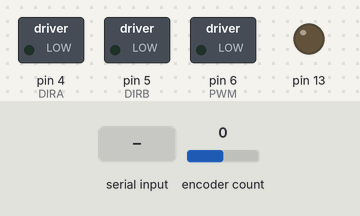
The sketch below on a simulated Arduino Uno, built with avr-gcc and run on an emulated ATmega328P. Parts: switched loads named in the sketch (green lamp = pin HIGH), output pins drawn as LEDs (lit = HIGH). The test bench sets the inputs (shaded band); at power-on: encoder count 0. What the sketch prints to the serial monitor is not drawn.

Above: at 1.2 s.
1.3 s: "0\n" received over Serial
At 2.2 s:
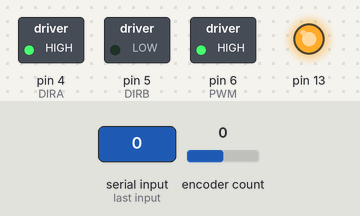
4.3 s: "90,45\n" received over Serial
At 5.9 s:
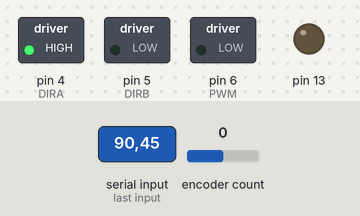
6.2 s: "3\n" received over Serial
At 8.8 s:
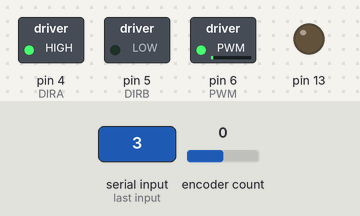
9.2 s: "1\n" received over Serial
At 14.2 s:
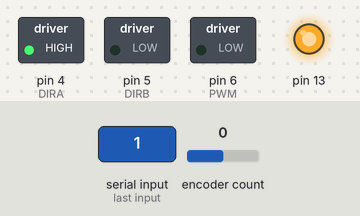
Timing chart, 0 to 15.7 s (numbered marks = the images above; inputs shaded):
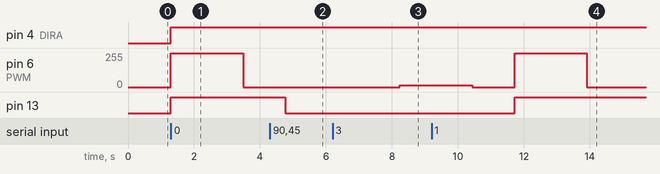

The sketch:

MotorControl.ino
```cpp
#define ENCODER_OPTIMIZE_INTERRUPTS
#include <Encoder.h>

#define PWM 6
#define DIRA 4
#define DIRB 5
#define ENCA 2
#define ENCB 3

Encoder motor(ENCA, ENCB);

const int simulationTime = 2000;
const int deltaT = 10;
int Data[simulationTime/deltaT];
int Time[simulationTime/deltaT];
unsigned long tSimPastEncoder = 0;

unsigned long tPast = 0;
long lastPulse = 0;
long nPulseTurn = 1200;

void setup() {
  Serial.begin(9600);
  pinMode(DIRA,OUTPUT);
  pinMode(DIRB,OUTPUT);
  pinMode(13,OUTPUT);
  initialize();
}

void loop() {
  int type = 2;
  long setPoint;
  float kp, ki, kd;

  while(!Serial.available());
  digitalWrite(13,LOW);
  readMensage(&type, &setPoint, &kp, &ki, &kd);
  PID(type,setPoint,kp,ki,kd);
  sendMensage(type);
}

void initialize(){
  for(int index = 0; index < simulationTime/deltaT; index++){
    Time[index] = deltaT*index;
  }
}

void readMensage(int *TYPE, long *SETPOINT, float *KP, float *KI, float *KD){
  long kp_aux, ki_aux, kd_aux;
  String mensage = Serial.readStringUntil('\n');
  sscanf(mensage.c_str(), "%d,%ld,%ld,%ld,%ld", TYPE, SETPOINT, &kp_aux, &ki_aux, &kd_aux);
  *KP = kp_aux/1000.0;
  *KI = ki_aux/1000.0;
  *KD = kd_aux/1000.0;
}

void sendMensage(int TYPE){
  for (int index = 0; index < simulationTime/deltaT; index++) {
    Serial.print(Data[index]);//Posicao
    Serial.print(F(","));
    Serial.print(Time[index]);
    if (index < simulationTime/deltaT - 1) {
      Serial.print(F(","));
    }
  }
  Serial.print(F("\n"));
}

void moveMotor(int me){
  if(me>0){
    digitalWrite(DIRA,HIGH);
    digitalWrite(DIRB,LOW);
    me = constrain(me,1,255);
  }
  else if(me < 0){
    digitalWrite(DIRA,LOW);
    digitalWrite(DIRB,HIGH);
    me = constrain(me,-255,-1);
  }
  analogWrite(PWM,abs(me));
  if(abs(me) == 255){
    digitalWrite(13,HIGH);
  }
}

void PID(int TYPE, long SETPOINT, float KP, float KI, float KD){
  int index_encoder = 0;
  float error = 0, error_anterior = 0, error_anterior_anterior = 0;
  float error_integrativo = 0;
  float correction = 0, correction_anterior = 0, correction_anterior_anterior = 0 ;
  long lastPos = 0;
  long pos = 0;
  float vel = 0;
  float lastVel = 0;
  motor.write(0);
  lastPulse = 0;
  while(index_encoder < simulationTime/deltaT){
    if(millis() - tSimPastEncoder > deltaT){
      if(TYPE == 0){
        pos = getPosition();
        error = float(long(SETPOINT*nPulseTurn/360.0) - pos);
        correction = KP * error + KI * error_integrativo - KD * float((pos - lastPos));
        error_integrativo += error;
        error_integrativo = constrain(error_integrativo,-360.0*nPulseTurn/360.0,360.0*nPulseTurn/360.0);
        error_anterior = error;
        lastPos = pos;
        Data[index_encoder] = int(pos*360.0/float(nPulseTurn));
      }
      else if(TYPE == 1){
        vel = getVelocity();
        error = float(SETPOINT*nPulseTurn/60000.0) - vel;
        correction += KP * error + KI * error_integrativo - KD * (vel - lastVel);
        error_integrativo += error;
        error_integrativo = constrain(error_integrativo,-600.0,600.0);
        error_anterior = error;
        lastVel = vel;
        Data[index_encoder] = int(vel * 60000 / nPulseTurn);
      }
      else if(TYPE == 2){
        //Avanço de fase 10ms
        pos = getPosition();
        error = float(long(SETPOINT*nPulseTurn/360.0) - pos);
        correction = 54.26*error - 52.83*error_anterior + 0.9649*correction;
        error_anterior = error;
        Data[index_encoder] = int(pos*360.0/float(nPulseTurn));
      }
      else if(TYPE == 3){
        //P mao 10ms
        pos = getPosition();
        error = float(long(SETPOINT*nPulseTurn/360.0) - pos);
        correction = 0.09*error;
        Data[index_encoder] = int(pos*360.0/float(nPulseTurn));
      }
      else if(TYPE == 4){
        //PD mao 10ms
        pos = getPosition();
        error = float(long(SETPOINT*nPulseTurn/360.0) - pos);
        correction = 2.205*error - 2.001*error_anterior - correction;
        error_anterior = error;
        Data[index_encoder] = int(pos*360.0/float(nPulseTurn));
      }
      else if(TYPE == 5){
        //P MatLab 10ms
        pos = getPosition();
        error = float(long(SETPOINT*nPulseTurn/360.0) - pos);
        correction = 0.06834*error - 0.0683*error_anterior - 0*error_anterior_anterior + 1*correction_anterior + 0*correction_anterior_anterior;
        error_anterior = error;
        error_anterior_anterior = error_anterior;
        correction_anterior = correction;
        correction_anterior_anterior = correction_anterior;
        Data[index_encoder] = int(pos*360.0/float(nPulseTurn));
      }
      else if(TYPE == 6){
        //PD MatLab 10ms
        pos = getPosition();
        error = float(long(SETPOINT*nPulseTurn/360.0) - pos);
        correction = 0.2397*error - 0.2235*error_anterior + 0.8902*correction;
        error_anterior = error;
        Data[index_encoder] = int(pos*360.0/float(nPulseTurn));
      }
      correction = constrain(correction,-255.0,255.0);
      moveMotor(int(correction));
      tSimPastEncoder = millis();
      index_encoder++;
    }
  }
  moveMotor(0);
}

float getVelocity(){
  float velPulse_ms = (motor.read() - lastPulse)/float(millis() - tPast);
  lastPulse = motor.read();
  tPast = millis();
  return velPulse_ms;
}

long getPosition(){
//  return long(motor.read() * 360.0 / nPulseTurn);
  return long(motor.read());
}
```

Measured:
- after the input at 1.3 s, pin 4 (DIRA), pin 13: LOW → HIGH at once; pin 6 (PWM): 0/255 → 255/255 at once, → 0/255 2.2 s later
- after the input at 4.3 s, pin 13: HIGH → LOW after 0.47 s
- after the input at 6.2 s, pin 6 (PWM): 0/255 → 13/255 after 2.0 s
- after the input at 9.2 s, pin 13: LOW → HIGH after 2.5 s
